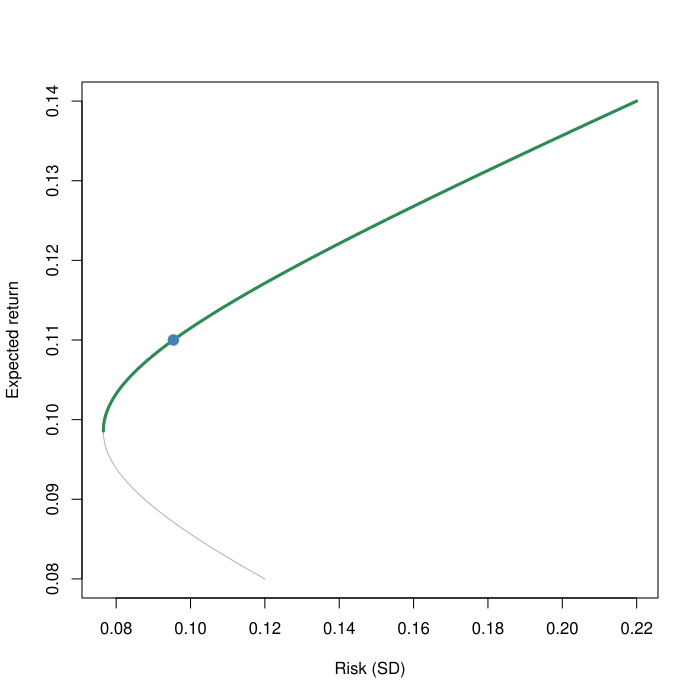

Write R code to recreate this figure.
pdf('tests/r-output/case-2.pdf')
# 实验08：两资产均值—方差组合
mu <- c(A = 0.08, B = 0.14)
s <- c(A = 0.12, B = 0.22)
rho <- -0.5
w1 <- 0.5
w2 <- 1 - w1
rp <- w1*mu[1] + w2*mu[2]
vp <- w1^2*s[1]^2 +
      w2^2*s[2]^2 +
      2*w1*w2*s[1]*s[2]*rho
sp <- sqrt(vp)
d <- (s[1]-s[2])^2 +
     2*s[1]*s[2]*(1-rho)
mv <- if (d == 0) {
  as.numeric(mu[1] >= mu[2])
} else {
  max(0, min(1,
    (s[2]*(s[2]-s[1]) +
     s[1]*s[2]*(1-rho))/d))
}
w <- sort(unique(c(
  seq(0, 1, 0.0025), mv)))
ret <- w*mu[1] + (1-w)*mu[2]
vol <- sqrt(
  (w*s[1]-(1-w)*s[2])^2 +
  2*w*(1-w)*s[1]*s[2]*(1+rho))
eff <- w <= mv + 1e-10
plot(vol, ret, type="l",
  col="grey70", xlab="Risk (SD)",
  ylab="Expected return")
lines(vol[eff], ret[eff],
  col="seagreen", lwd=3)
points(vol[eff], ret[eff],
  col="seagreen", pch=16, cex=.3)
points(sp, rp, pch=19,
  col="steelblue", cex=1.4)
print(c(return=rp,
  variance=vp, sd=sp))
cat(sprintf('RESULT %.17g %.17g %.17g\n',rp,vp,sp))
cat('EFFICIENT',sum(eff),'\n')
cat(sprintf('MV %.17g\n',mv))
dev.off()
